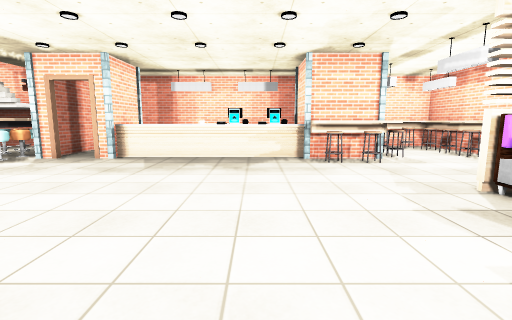
view 1 (above)

24 first-person views from a walk through a scene from a Unity 3-D project. The camera is 1.4 m above the floor, tilts 8° down and sees 85° across. Doors are open. The floor is counted in squares, 1 m on a side. Each view is taken from the middle of a square. On the plan, view 1 faces up. The plan holds only what a view shows up to about 14 squares ahead; the rest is blank. The player is left out. Some surface patterns are stand-ins.

view 2
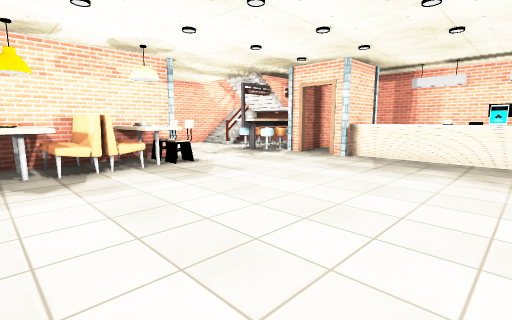

view 3
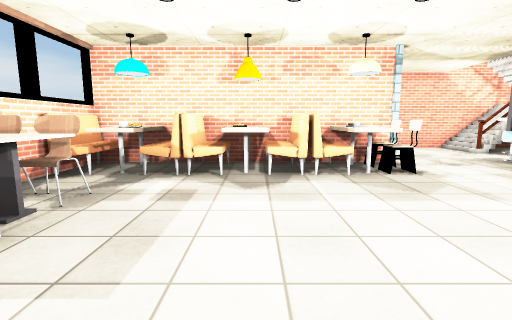

view 4
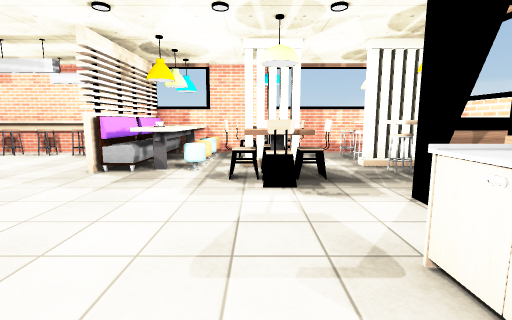

view 5
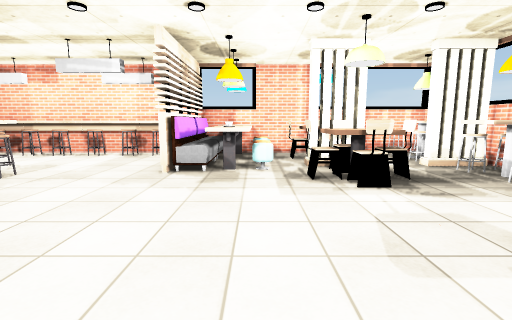

view 6
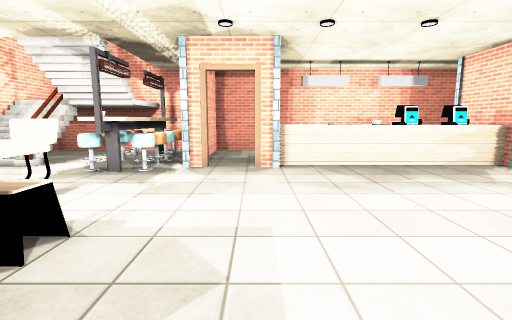

view 7
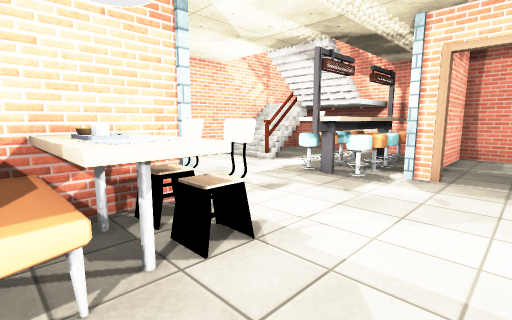

view 8
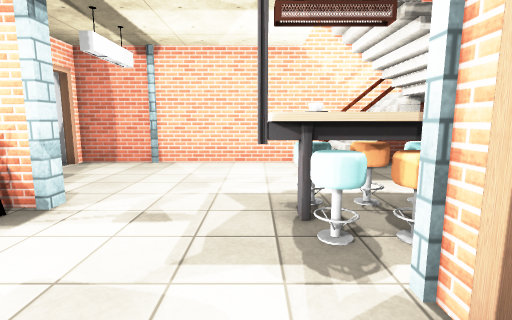

view 9
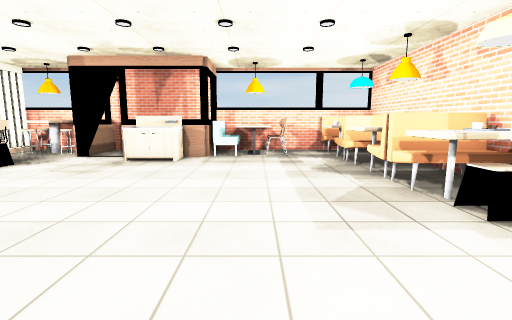

view 10
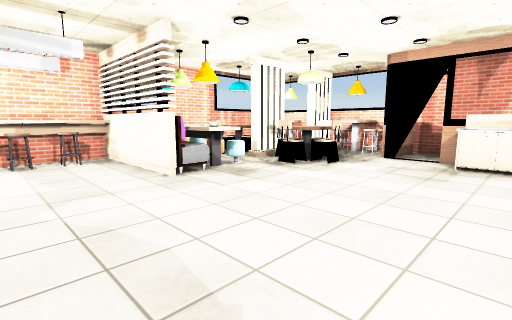

view 11
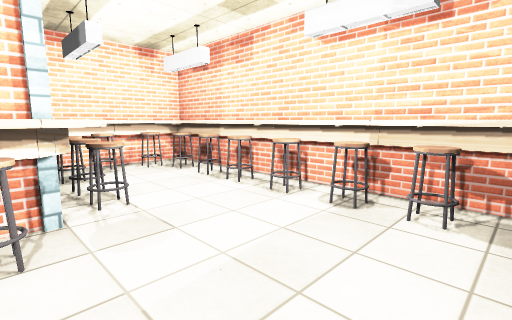

view 12
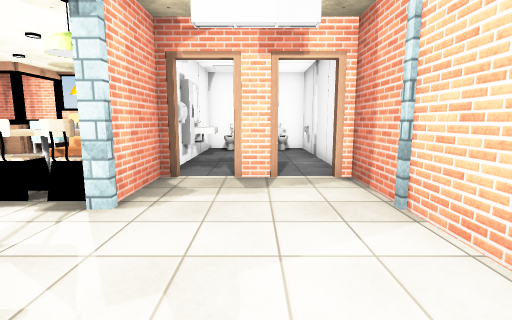

view 13
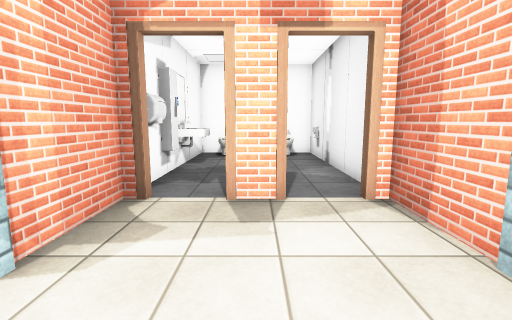

view 14
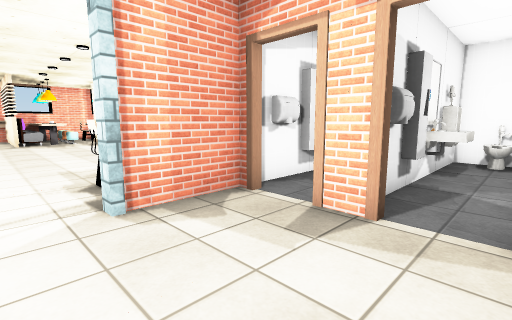

view 15
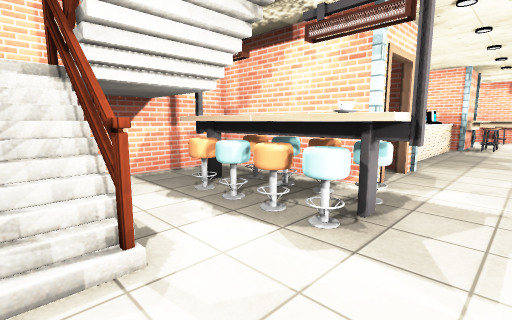

view 16
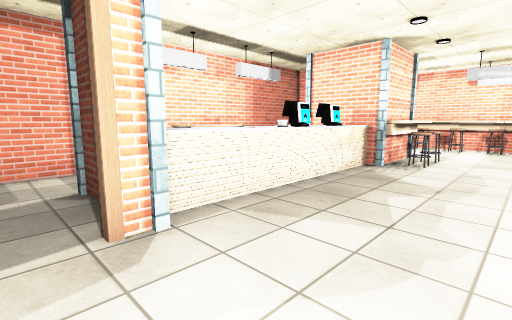

view 17
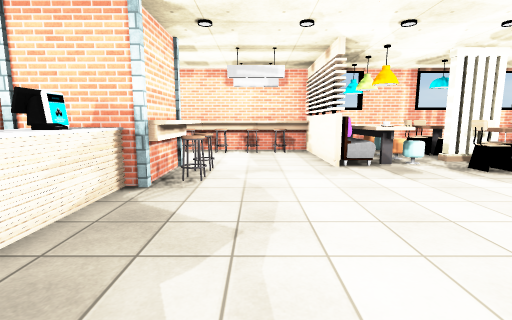

view 18
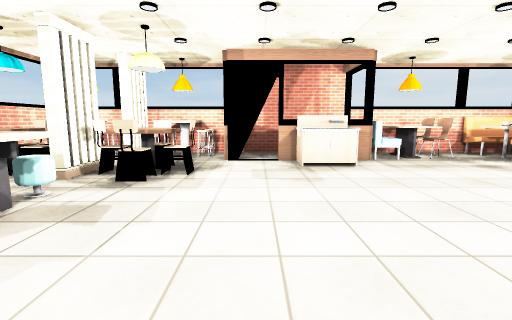

view 19
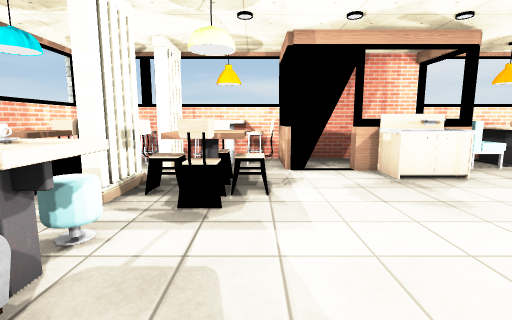

view 20
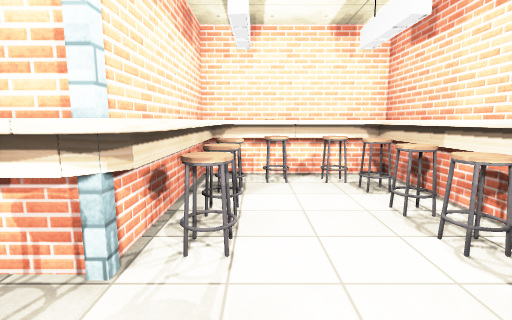

view 21
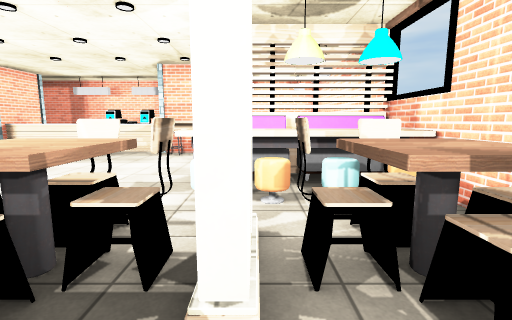

view 22
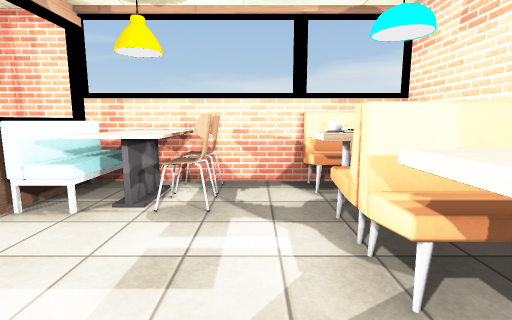

view 23
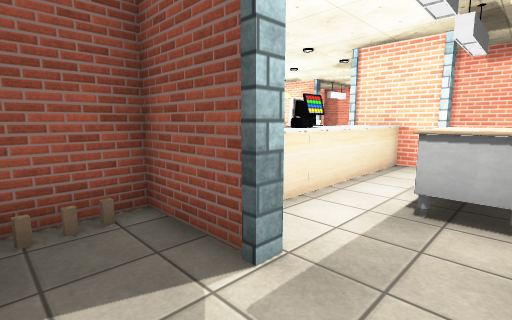

view 24
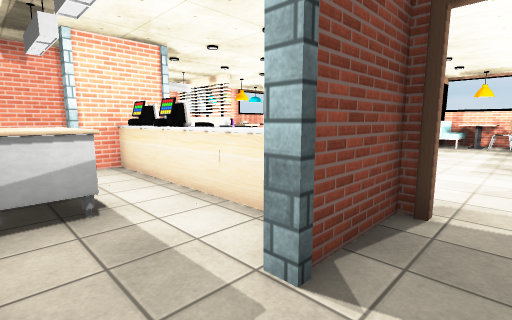

### Floor plan
Points are (right, up) in squares from view 1. A wall is a line through its corners. A room is listed if a view was taken in it or the views show most of it. See-through windows are left out.
Room 1 (views 1, 2, 3, 4, 5, 6, 7, 8, 9, 10, 11, 12, 13, 14, 15, 16, 17, 18, 19, 20, 21, 22, 23, 24)
walls: (-6.1, 10.5) (-5.6, 10.5); (-5.4, 11.6) (-5.4, 10.4) (-6.1, 10.4); (-7.4, 10.4) (-8.1, 10.4) (-8.1, 15.5); (2.9, 10.4) (1.9, 10.4) (1.9, 12.6); (-10.4, 3.5) (-10.4, 0.4); (-0.5, -1.8) (0.2, -1.8); (2.1, 12.6) (2.1, 10.5); (-11.1, 3.1) (-10.6, 3.1); (0.8, -1.8) (2.1, -1.8) (2.1, -4.4) (9.4, -4.4) (9.4, 11.5); (-10.6, 0.5) (-10.6, 1.6); (-11, 0.5) (-11, 0.9) (-10.5, 0.9); (5.6, 1.3) (6, 1.3) (6, -0.3) (5.6, -0.3) (5.6, 1.3); (-3.2, -4.5) (-3.2, -1.8) (-2.1, -1.8); (-7.9, 15.5) (-7.9, 11.1); (-13.6, 3.1) (-12.4, 3.1); (-13, 10.6) (-13.5, 10.6); (-13, 10.7) (-13.3, 11.6); (-13.1, 10.5) (-13.1, 13.3); (-12.9, 11.8) (-13.5, 11.8); (-13.1, 0.5) (-13.1, 1.6); (-13.1, 11.5) (-13.3, 12.3); (-13.4, 0.5) (-13.4, 0.9) (-13, 0.9); (4.2, 15.4) (-15.4, 15.4) (-15.4, 3.1) (-14.9, 3.1); (-13, 13.1) (-13, 10.8); (-10.4, -4.4) (-3, -4.4); (-15.4, 2.6) (-15.4, -4.4) (-13.1, -4.4) (-13.1, -1.4); (5.6, -4.1) (5.6, -2.4); (-11.7, -4.4) (-10.6, -4.4); (9.5, 15.4) (4.5, 15.4)
low walls: (-13, 10.4) (-13.5, 10.4); (-12.9, 11) (-13.5, 11); (-13, 10.8) (-13.5, 10.8); (-12.9, 11.3) (-13.5, 11.3); (-12.9, 11.5) (-13.5, 11.5)
ways out: open door at (-14.5, 3); open door at (-11.5, 3); open door at (-6.5, 10.5); gap at (-13, 12); gap at (0.5, -2)
objects: other object (-15, -3); pillar (-15, 6); toilet (-14, -4) to (-14, -3); sink (-14, -1); mirror (-13, -1); other object (-12, -4) to (-12, -3); sink (-12, -1); mirror (-11, -1); dryer (-11, 2); pillar (-11, 6); stool (-11, 10); stool (-11, 11); stool (-11, 12); stool (-11, 13); bench (-10, -4) to (-8, -3); table (-10, -2) to (-9, -2); bench (-10, -1) to (-8, -1); bench (-10, 0) to (-8, 0); table (-10, 1) to (-8, 1); bench (-10, 2); bench (-10, 2) to (-8, 3); table (-10, 4); chair (-10, 5); pillar (-10, 6); table (-10, 9); cup (-10, 10); table (-10, 11) to (-9, 14); cup (-9, 4); chair (-9, 5) to (-8, 5); stool (-9, 10); stool (-9, 11); stool (-9, 12); stool (-9, 13); cup (-8, -2); table (-8, 4); pillar (-8, 10); chair (-6, -4) to (-6, -3); chair (-6, -2); pillar (-6, 13); table (-5, -4) to (-5, -2); pillar (-5, 10); other object (-5, 11) to (-4, 12); pillar (-5, 13); bench (-4, -4) to (-4, -2); other object (-3, 11) to (-3, 12); table (-3, 14) to (-1, 15); bin (-2, -1) to (-1, -1); other object (-2, 11); other object (-2, 12); other object (-1, 11); cash register (-1, 12); other object (0, 11); other object (0, 12); pillar (1, 10); cash register (1, 11); other object (1, 12); table (2, 10) to (3, 10); pillar (2, 13); other object (3, -4); stool (3, -3); chair (3, 0) to (3, 1); stool (3, 9); table (4, -4) to (4, -3); chair (4, -1) to (4, 0); chair (4, 1) to (4, 2); stool (4, 9) to (4, 10); other object (5, -4); stool (5, -3); chair (5, 0) to (5, 1); stool (5, 3); cup (5, 4); bench (5, 4) to (6, 5); pillar (5, 10); stool (5, 11) to (6, 11); stool (5, 12) to (6, 12); table (5, 13); table (5, 14) to (6, 15); stool (6, 3); table (6, 10); stool (6, 14); stool (7, -4); stool (7, -3); chair (7, 0) to (7, 1); chair (7, 2) to (8, 2); stool (7, 3); bench (7, 4) to (9, 5); table (7, 15); other object (8, -4); stool (8, -3) to (9, -3); chair (8, -1) to (8, 0); chair (8, 0) to (9, 1); other object (8, 3) to (9, 3); stool (8, 7); stool (8, 8); stool (8, 10); stool (8, 11) to (9, 11); stool (8, 12) to (9, 12); stool (8, 14); stool (8, 15); table (9, 4); table (9, 6) to (9, 8); table (9, 9) to (9, 10); table (9, 13); table (9, 14) to (9, 15)

Where each view was taken, in squares from view 1:
view 1: 0 up, 0 right, facing up
view 2: 0 up, 0 right, facing up-left
view 3: 1 up, 1 left, facing left
view 4: 1 up, 3 left, facing right
view 5: 3 up, 3 left, facing right
view 6: 2 up, 6 left, facing up
view 7: 3 up, 6 left, facing up-left
view 8: 9 up, 6 left, facing left
view 9: 9 up, 5 left, facing down
view 10: 9 up, 2 left, facing down-right
view 11: 6 up, 4 right, facing up-right
view 12: 10 up, 13 left, facing down
view 13: 8 up, 13 left, facing down
view 14: 7 up, 15 left, facing down-right
view 15: 8 up, 14 left, facing up-right
view 16: 7 up, 7 left, facing up-right
view 17: 8 up, 4 left, facing right
view 18: 8 up, 1 right, facing down
view 19: 6 up, 3 right, facing down
view 20: 8 up, 6 right, facing up
view 21: 2 down, 6 right, facing up
view 22: 2 up, 7 left, facing down
view 23: 15 up, 4 right, facing down-left
view 24: 15 up, 7 left, facing down-right
